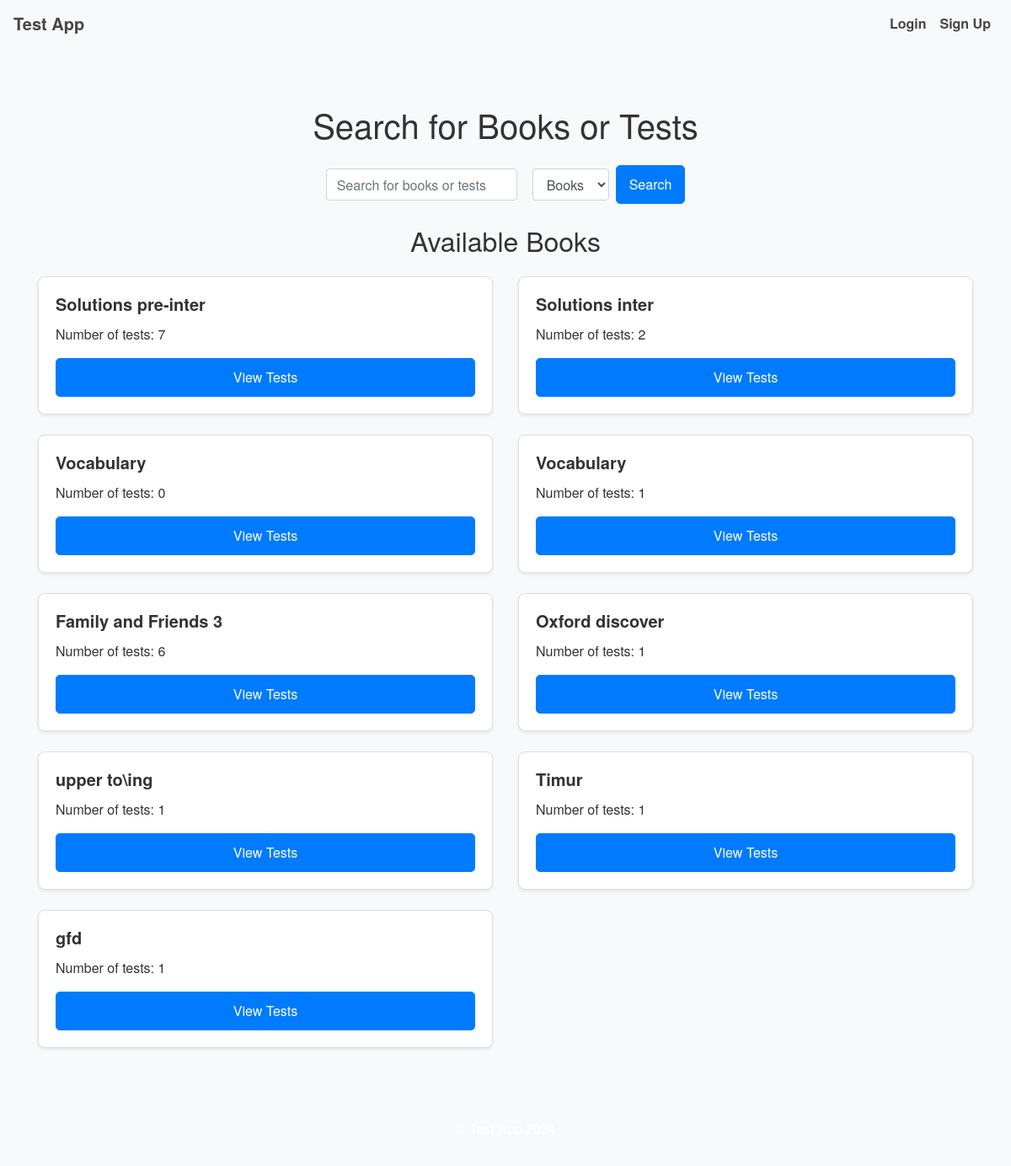
Before: / with the older database file.
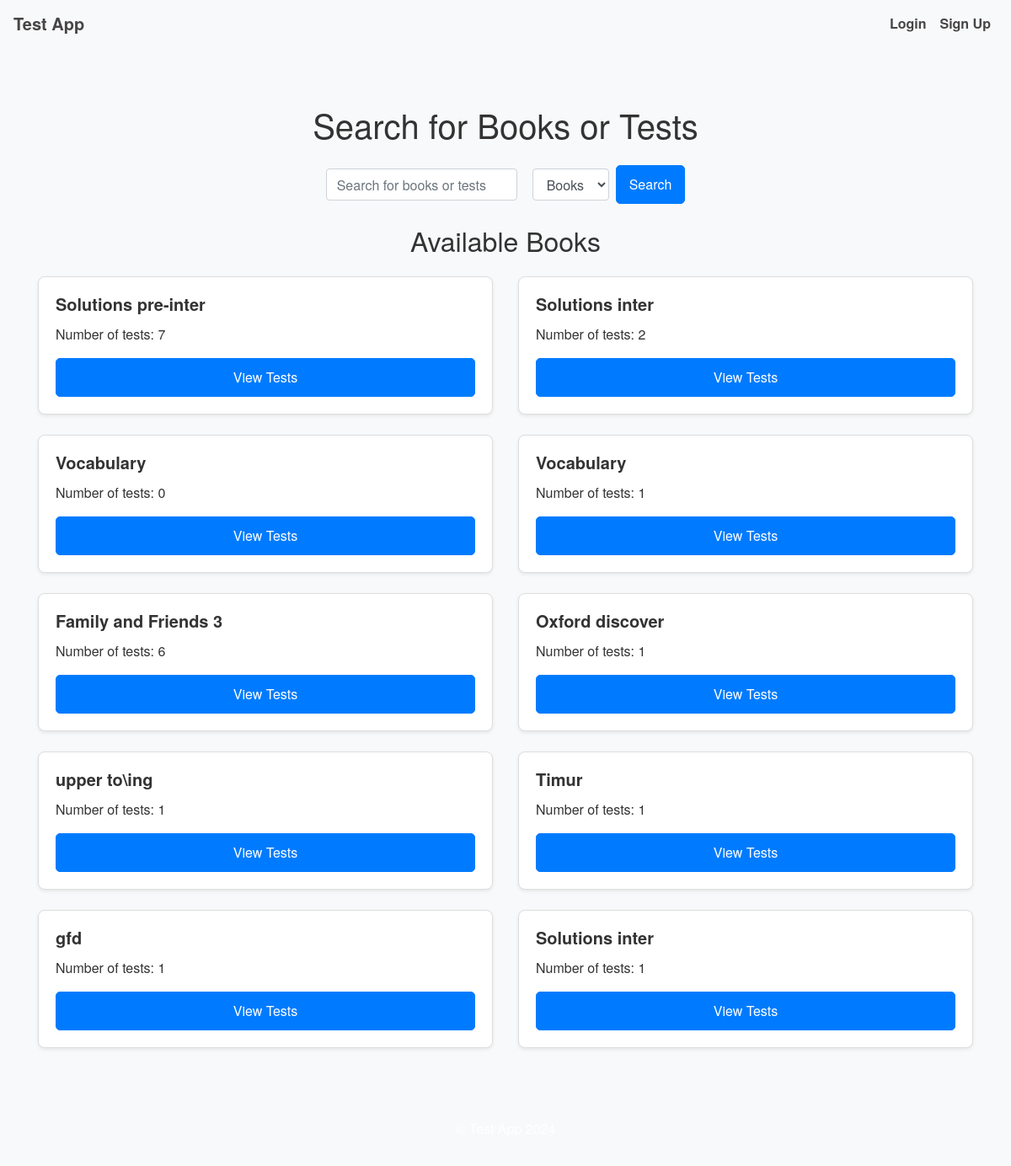
After: the same page with the newer database file.
### app.py (models this page shows)
class Book(db.Model):
    __tablename__ = 'book'  # Explicitly specify table name
    id = db.Column(db.Integer, primary_key=True)
    title = db.Column(db.String(150), nullable=False)
    tests = db.relationship('Test', backref='book', lazy=True)

### app.py (the view)
@app.route('/')
def index():
    books = Book.query.all()  # Fetch all books
    return render_template('index.html', books=books)

### app.py (called while the page is built)
@app.context_processor
def inject_csrf_token():
    return dict(csrf_token=generate_csrf())

### templates/index.html (shortened to what this page needs)
{% extends "base.html" %}
{% block content %}
  <h1 class="my-4 text-center">Search for Books or Tests</h1>
  <form method="GET" action="{{ url_for('search') }}" class="form-inline justify-content-center mb-4">
    <div class="form-group">
      <input type="text" name="query" id="search_query" class="form-control" placeholder="Search for books or tests" required>
    </div>
    <div class="form-group mx-2">
      <select name="search_option" id="search_option" class="form-control">
        <option value="books">Books</option>
      </select>
    </div>
    <button type="submit" class="btn btn-primary">Search</button>
  </form>
  <h2 class="my-4 text-center">Available Books</h2>
  <div class="row">
    {% for book in books %}
      <div class="col-12 col-md-6 mb-4">
        <div class="card h-100 shadow-sm">
          <div class="card-body">
            <h5 class="card-title">{{ book.title }}</h5>
            <p class="card-text">Number of tests: {{ book.tests|length }}</p>
            <a href="{{ url_for('book_tests', book_id=book.id) }}" class="btn btn-primary btn-block">View Tests</a>
          </div>
        </div>
      </div>
    {% else %}
      <p class="text-center">No books available.</p>
    {% endfor %}
  </div>
{% endblock %}

Changed rows visible on the page:
added Book: title "Solutions inter", tests|length "1"
